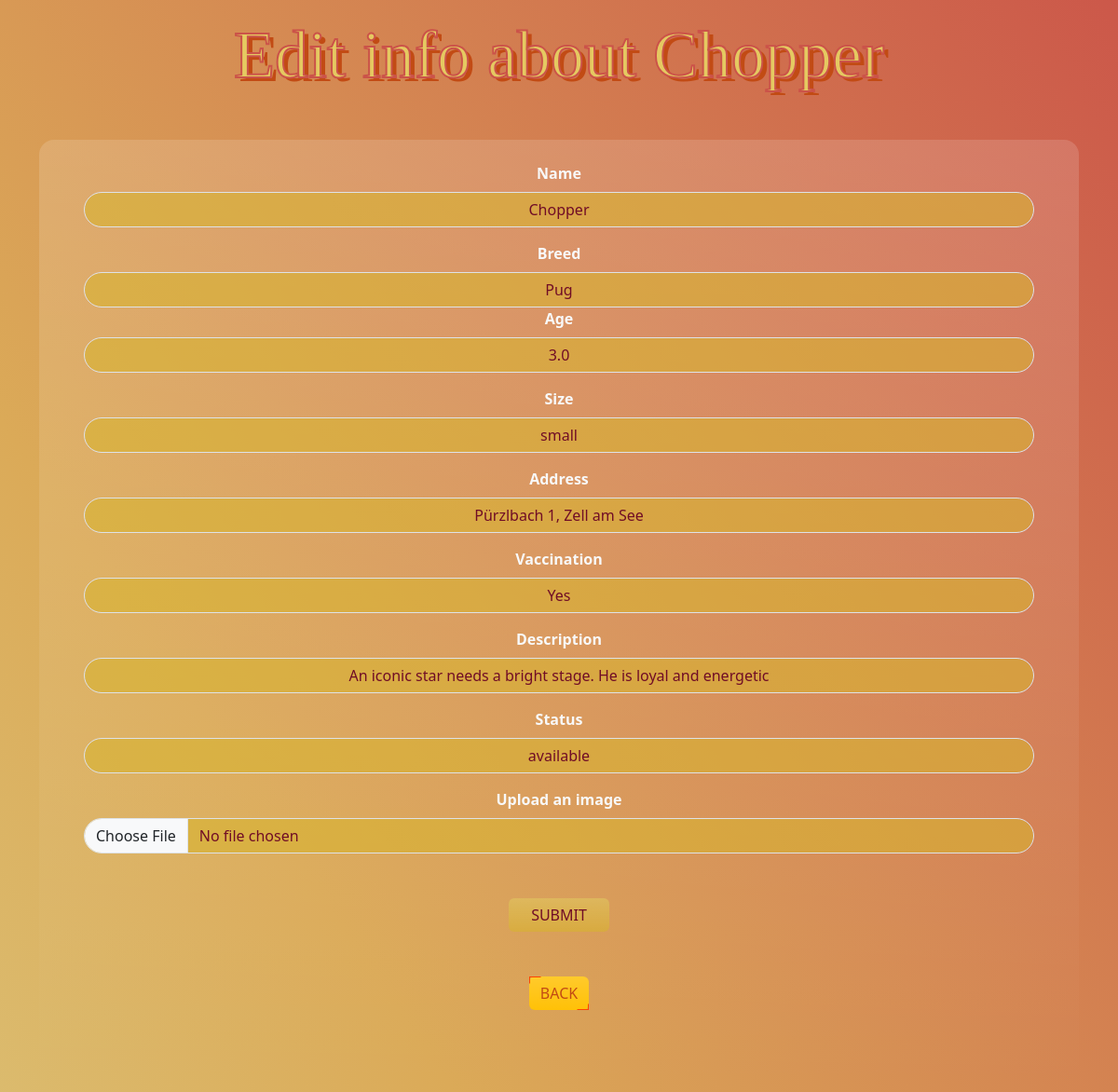
/admin/update.php?id=7 (signed in), run on the app's committed database.
### tables this page shows
CREATE TABLE `animals` (
  `animalId` int(11) NOT NULL,
  `name` varchar(100) NOT NULL,
  `breed` varchar(50) NOT NULL,
  `image` varchar(255) DEFAULT NULL,
  `address_anim` varchar(100) NOT NULL,
  `description` text DEFAULT NULL,
  `size` varchar(10) NOT NULL,
  `age` decimal(2,1) DEFAULT NULL,
  `vaccinated` varchar(10) NOT NULL,
  `status_anim` varchar(15) NOT NULL
);

### admin/update.php (the view, shortened to what this page needs)
<?php
require_once "../components/db_connect.php";
$id = $_GET['id'];
$sql = "SELECT * FROM `animals` WHERE animalId = {$id}";
$result = mysqli_query($connect, $sql);
$row = mysqli_fetch_assoc($result);
?>
<!DOCTYPE html>
<html lang="en">
<head>
    <link href="https://cdn.jsdelivr.net/npm/bootstrap@5.3.3/dist/css/bootstrap.min.css" rel="stylesheet">
    <link rel="stylesheet" href="/style.css">
</head>
<body>
    <h1 class="text-center display-2 my-3"> Edit info about <?= $row['name'] ?></h1>
    <div class="container mt-5">
        <form method="POST" enctype="multipart/form-data" class="rounded-4  bg-gradient text-light py-4 px-5">
            <div class="mb-3 text-center">
                <label for="name" class="form-label "><strong class="write">Name</strong></label>
                <input type="text" id="name" value="<?= $row['name'] ?>" name="name" class="form-control text-center rounded-5" required>
            </div>
            <div class="mb-3 text-center">
                <label for="breed" class="form-label  "><strong class="write">Breed</strong></label>
                <input type="text" id="breed" value="<?= $row['breed'] ?>" name="breed" class="form-control text-center rounded-5"
                    required>
                <div class="mb-3 text-center">
                    <label for="age" class="form-label  "><strong class="write">Age</strong></label>
                    <input type="text" id="age" value="<?= $row['age'] ?>" name="age" class="form-control text-center rounded-5"
                        required>
                </div>
                <div class="mb-3 text-center">
                    <label for="size" class="form-label  "><strong class="write">Size</strong></label>
                    <input type="text" id="size" value="<?= $row['size'] ?>" name="size" class="form-control text-center rounded-5"
                        required>
                </div>
                <div class="mb-3 text-center">
                    <label for="address" class="form-label  "><strong class="write">Address</strong></label>
                    <input type="text" id="address" value="<?= $row['address_anim'] ?>" name="address_anim" class="form-control text-center rounded-5"
                        required>
                </div>
                <div class="mb-3 text-center">
                    <label for="vaccinated" class="form-label  "><strong class="write">Vaccination</strong></label>
                    <input type="text" id="vaccinated" value="<?= $row['vaccinated'] ?>" name="vaccinated" class="form-control text-center rounded-5"
                        required>
                </div>
                <div class="mb-3 text-center">
                    <label for="descrip" class="form-label  "><strong class="write">Description</strong></label>
                    <input name="description" id="description" value="<?= $row['description'] ?>" class="form-control text-center rounded-5"
                        required>
                </div>
                <div class="mb-3 text-center">
                    <label for="status_anim" class="form-label  "><strong class="write">Status</strong></label>
                    <input type="text" id="status_anim" value="<?= $row['status_anim'] ?>" name="status_anim" class="form-control text-center rounded-5"
                        required>
                </div>
                <div class="mb-3 text-center">
                    <label for="image" class="form-label "><strong class="write">Upload an image</strong> </label>
                    <input type="file" id="image" value="<?= $row['image'] ?>" name="image" class="form-control rounded-5">
                    <br>
                    <br>
                    <div class="">
                        <input type="submit" class="btn btn-dark bg-gradient border-light border-2 px-4" name="update" value="Submit">
                        <br>
                        <a href="dashboard.php" class="btn btn-warning bg-gradient my-5 border-light border-2">Back</a>
                    </div>
        </form>
    </div>
</body>
</html>

### style.css (style rules this page uses)
* { margin: 0; padding: 0; }
h1 { font-family: 'Mocha'; font-size: 5rem; color: #e5c961; -webkit-text-stroke: #cb5349 2px; text-shadow: #c24b14 5px 4px; }
.btn { position: relative; color: #c24b14; border: none; text-transform: uppercase; z-index: 2; }
.btn:before, .btn:after { position: absolute; content: ""; width: 20%; height: 20%; border: 1px solid; z-index: -1; transition: all 0.3s ease; }
.btn:before { top: 0; left: 0; border-bottom-color: transparent; border-right-color: transparent; border-top-color: orangered; border-left-color: orangered; }
.btn:after { bottom: 0; right: 0; border-top-color: transparent; border-left-color: transparent; border-bottom-color: orangered; border-right-color: orangered; }
input, textarea { background-color: rgba(216, 180, 48, 0.582) !important; color: #700d26 !important; }

### data on the page
animals: name "Chopper", breed "Pug", age "3.0", size "small", address_anim "Pürzlbach 1, Zell am See", vaccinated "Yes", description "An iconic star needs a bright stage. He is loyal and energetic", status_anim "available"
